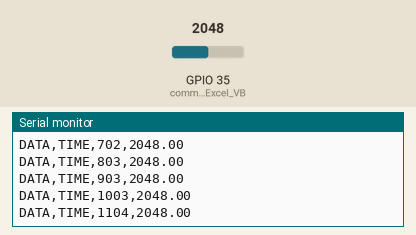
The sketch below on a simulated ESP32. Parts: the last lines printed to the serial monitor. The test bench sets the inputs (shaded band); at power-on: GPIO 35 (commmand_for_the_Excel_VB) = 2048.

Above: at 1.2 s.
1.3 s: GPIO 35 (commmand_for_the_Excel_VB) set to 2866
At 1.31 s:
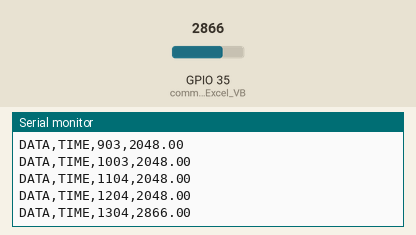
2.8 s: GPIO 35 (commmand_for_the_Excel_VB) set to 3603
At 2.81 s:
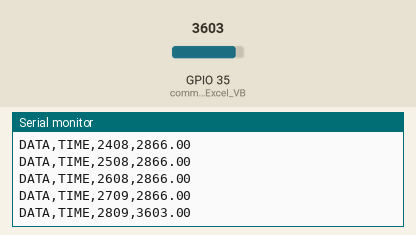
Timing chart, 0 to 5.8 s (numbered marks = the images above; inputs shaded):
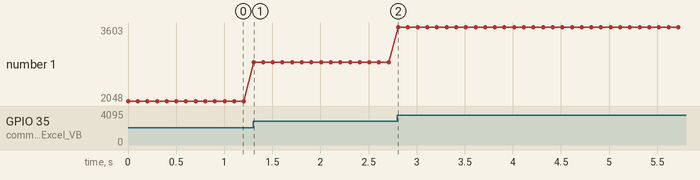

Measured:
- after the input at 1.3 s, the serial monitor: prints a new line at once (image 1)
- plotted number 1: 2048 → 2866 after the input at 1.3 s

The sketch:

PLX_DAQ1.ino
```cpp
float sensor;         //variable to hold the voltage form A0
void setup() {
  Serial.begin(128000);               //Fastest baudrate
  Serial.println("CLEARDATA");        //This string is defined as a
   pinMode(35,INPUT);                                   // commmand for the Excel VBA
                                      // to clear all the rows and columns
  Serial.println("LABEL,Computer Time,Time (Milli Sec.),Volt");
                                      //LABEL command creates label for
                                      // columns in the first row with bold font
}
void loop() {
  int milli_time = millis();
  sensor = analogRead(35);
  Serial.print("DATA,TIME,");
  Serial.print(milli_time);
  Serial.print(",");
  Serial.println(sensor);

  delay(100);                    //Take samples every one second
}
```
